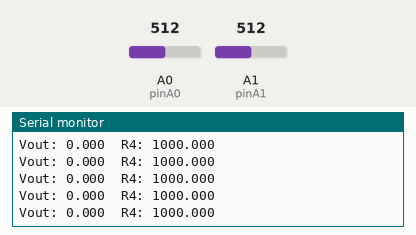
This sketch was run on a simulated Arduino Uno, built with avr-gcc and run on an emulated ATmega328P. Shown: the last lines printed to the serial monitor. The test bench sets the inputs (shaded band); at power-on: A0 (pinA0) = 512, A1 (pinA1) = 512. No radio packets arrive unless stated.

Above: at 5.7 s.
5.8 s: A0 (pinA0) set to 606
At 5.87 s:
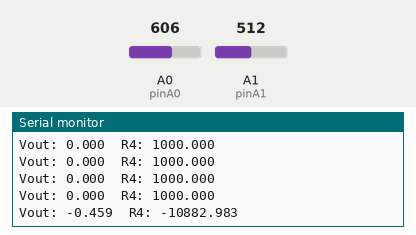
8.8 s: A0 (pinA0) set to 632
At 8.8 s:
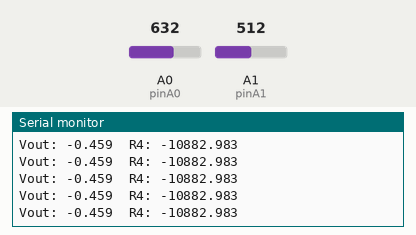
Timing chart, 0 to 11.8 s (numbered marks = the images above; inputs shaded):
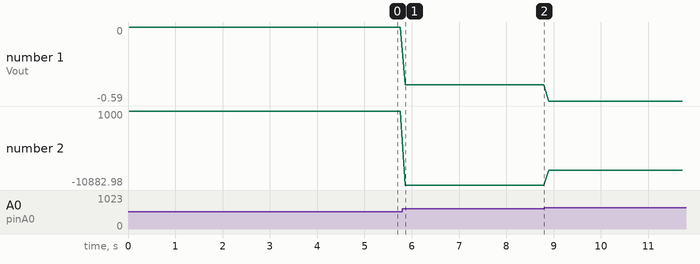

Measured:
- after the input at 5.8 s, the serial monitor: prints a new line after 0.07 s (image 1)
- plotted number 1: 0 → -0.46 after the input at 5.8 s, -0.46 → -0.59 after the input at 8.8 s
- plotted number 2: 1000 → -10882.98 after the input at 5.8 s, -10882.98 → -8525 after the input at 8.8 s

The sketch:

send.ino
```cpp
#include <SPI.h>
#include <nRF24L01.h>
#include <RF24.h>

RF24 radio(7, 8); // CE=7, CSN=8
const byte address[6] = "00001"; // 송수신 주소 설정

const int pinA0 = A0; // A0 핀: 브릿지의 한 쪽 전압
const int pinA1 = A1; // A1 핀: 브릿지의 다른 쪽 전압
const float Vin = 5.0; // 입력 전압 (5V)
const float R1 = 1000.0; // R1 (1kΩ)
const float R2 = 1000.0; // R2 (1kΩ)
const float R3 = 1000.0; // R3 (1kΩ)

void setup() {
  Serial.begin(9600);  // 시리얼 모니터 초기화
  radio.begin();       // 라디오 초기화

  if (!radio.begin()) {
    Serial.println("NRF24L01 Initialization Failed!");
    while (1); // 초기화 실패 시 멈춤
  }

  radio.openWritingPipe(address); // 수신부 주소 설정
  radio.setPALevel(RF24_PA_LOW);  // 낮은 출력 전력으로 설정
  radio.stopListening();  // 송신 모드 설정
  Serial.println("Transmitter Ready");
}

void loop() {
  // A0, A1에서 전압 읽기
  int rawA0 = analogRead(pinA0);
  int rawA1 = analogRead(pinA1);

  // 아날로그 값을 전압 값으로 변환
  float VoutPlus = (rawA1 / 1023.0) * Vin;
  float VoutMinus = (rawA0 / 1023.0) * Vin;

  // 출력 전압 차이 계산
  float Vout = VoutPlus - VoutMinus;

  // R4 계산 (휘스톤 브릿지 공식을 이용한 계산)
  float R4;
  if (Vout != 0) {
    R4 = R3 / ((Vout / Vin) + (R1 / R2) - 1); // 휘스톤 브릿지 공식을 이용한 R4 계산
  } else {
    R4 = R3; // 균형 상태에서 R4가 R3과 같을 경우
  }

  // Vout, R4 값을 송신
  radio.write(&Vout, sizeof(Vout));  // Vout 송신
  radio.write(&R4, sizeof(R4));  // R4 송신

  // 시리얼로 Vout, R4 값 출력
  Serial.print("Vout: ");
  Serial.print(Vout, 3);  // 소수점 3자리까지 출력
  Serial.print("  R4: ");
  Serial.println(R4, 3);  // 소수점 3자리까지 출력

  delay(100); // 100ms 대기
}
```
